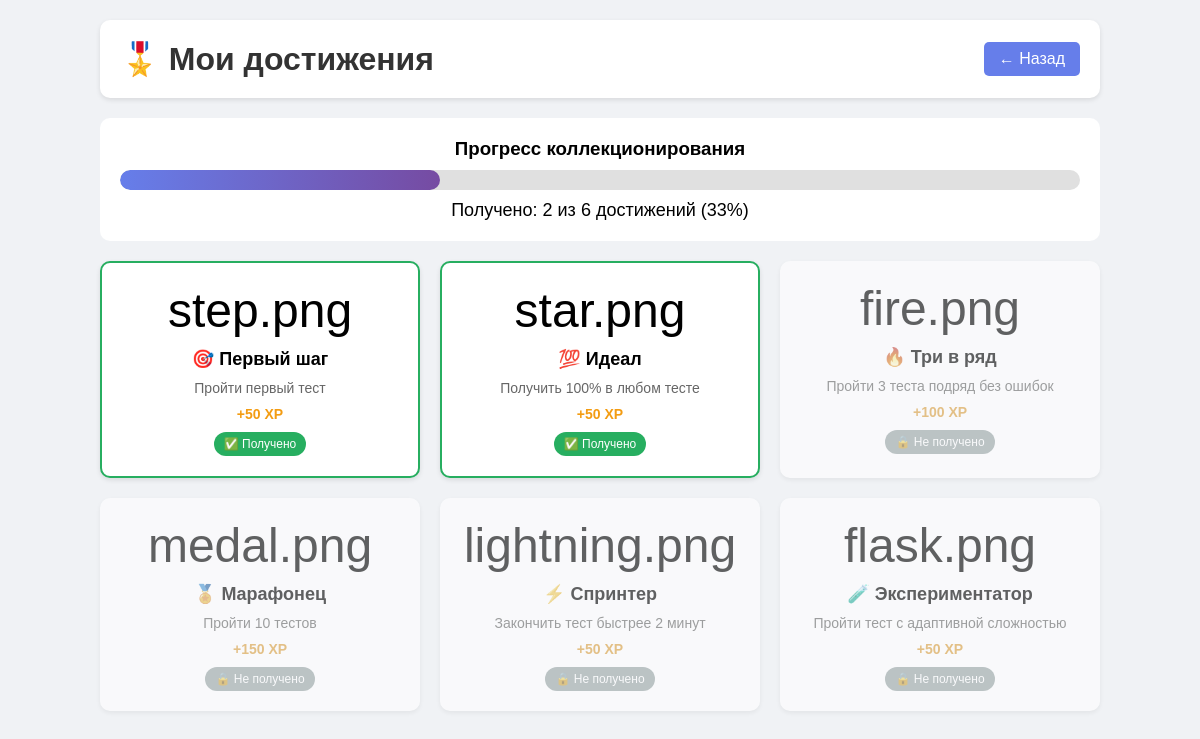
/testing_system/student/achievements.php (signed in), run on the app's committed database.
### tables this page shows
CREATE TABLE `achievements` (
  `id` int(11) NOT NULL,
  `name` varchar(100) NOT NULL,
  `description` varchar(255) NOT NULL,
  `icon` varchar(100) DEFAULT NULL,
  `xp_reward` int(11) DEFAULT '50'
);

### testing_system/student/achievements.php (the view, shortened to what this page needs)
<?php
require_once '../config/database.php';
$stmt = $pdo->prepare("
    SELECT a.*,
           (SELECT COUNT(*) FROM user_achievements ua WHERE ua.achievement_id = a.id AND ua.user_id = ?) as earned
    FROM achievements a
    ORDER BY a.id
");
$stmt->execute([$_SESSION['user_id']]);
$achievements = $stmt->fetchAll();
$stmt = $pdo->prepare("SELECT COUNT(*) as earned_count FROM user_achievements WHERE user_id = ?");
$stmt->execute([$_SESSION['user_id']]);
$earned_count = $stmt->fetch()['earned_count'];
$total_count = count($achievements);
$percentage = ($earned_count / $total_count) * 100;
?>
<!DOCTYPE html>
<html lang="ru">
<head>
</head>
<body>
    <div class="container">
        <div class="header">
            <h1>🎖️ Мои достижения</h1>
            <a href="index.php" class="back-btn">← Назад</a>
        </div>
        <div class="progress-section">
            <h3>Прогресс коллекционирования</h3>
            <div class="progress-bar">
                <div class="progress-fill" style="width: <?= $percentage ?>%;"></div>
            </div>
            <div class="stats">
                Получено: <?= $earned_count ?> из <?= $total_count ?> достижений (<?= round($percentage) ?>%)
            </div>
        </div>
        <div class="achievements-grid">
            <?php foreach ($achievements as $achievement): ?>
                <div class="achievement-card <?= $achievement['earned'] ? 'earned' : 'locked' ?>">
                    <div class="icon"><?= htmlspecialchars($achievement['icon']) ?></div>
                    <div class="achievement-name"><?= htmlspecialchars($achievement['name']) ?></div>
                    <div class="achievement-desc"><?= htmlspecialchars($achievement['description']) ?></div>
                    <div class="xp-reward">+<?= $achievement['xp_reward'] ?> XP</div>
                    <?php if ($achievement['earned']): ?>
                        <div class="earned-badge">✅ Получено</div>
                    <?php else: ?>
                        <div class="locked-badge">🔒 Не получено</div>
                    <?php endif; ?>
                </div>
            <?php endforeach; ?>
        </div>
    </div>
</body>
</html>

### testing_system/student/achievements.php (style rules this page uses)
* { margin: 0; padding: 0; box-sizing: border-box; }
body { font-family: Arial, sans-serif; background: #f0f2f5; padding: 20px; }
.container { max-width: 1000px; margin: 0 auto; }
.header { background: white; padding: 20px; border-radius: 10px; margin-bottom: 20px; display: flex; justify-content: space-between; align-items: center; box-shadow: 0 2px 5px rgba(0,0,0,0.1); }
h1 { color: #333; }
.back-btn { background: #667eea; color: white; padding: 8px 15px; text-decoration: none; border-radius: 5px; }
.progress-section { background: white; padding: 20px; border-radius: 10px; margin-bottom: 20px; text-align: center; }
.progress-bar { background: #e0e0e0; border-radius: 10px; height: 20px; margin: 10px 0; overflow: hidden; }
.progress-fill { background: linear-gradient(90deg, #667eea, #764ba2); border-radius: 10px; height: 20px; }
.stats { font-size: 18px; margin-top: 10px; }
.achievements-grid { display: grid; grid-template-columns: repeat(auto-fill, minmax(250px, 1fr)); gap: 20px; }
.achievement-card { background: white; border-radius: 10px; padding: 20px; text-align: center; box-shadow: 0 2px 5px rgba(0,0,0,0.1); transition: transform 0.2s; }
.earned { border: 2px solid #27ae60; }
.locked { opacity: 0.6; filter: grayscale(0.3); }
.icon { font-size: 48px; margin-bottom: 10px; }
.achievement-name { font-size: 18px; font-weight: bold; margin-bottom: 10px; }
.achievement-desc { font-size: 14px; color: #666; margin-bottom: 10px; }
.xp-reward { font-size: 14px; color: #f39c12; font-weight: bold; }
.earned-badge { display: inline-block; background: #27ae60; color: white; padding: 5px 10px; border-radius: 20px; font-size: 12px; margin-top: 10px; }
.locked-badge { display: inline-block; background: #95a5a6; color: white; padding: 5px 10px; border-radius: 20px; font-size: 12px; margin-top: 10px; }

### data on the page
achievements: icon "step.png", name "🎯 Первый шаг", description "Пройти первый тест", xp_reward "50", shows "✅ Получено"
achievements: icon "star.png", name "💯 Идеал", description "Получить 100% в любом тесте", xp_reward "50", shows "✅ Получено"
achievements: icon "fire.png", name "🔥 Три в ряд", description "Пройти 3 теста подряд без ошибок", xp_reward "100", shows "🔒 Не получено"
achievements: icon "medal.png", name "🏅 Марафонец", description "Пройти 10 тестов", xp_reward "150", shows "🔒 Не получено"
achievements: icon "lightning.png", name "⚡ Спринтер", description "Закончить тест быстрее 2 минут", xp_reward "50", shows "🔒 Не получено"
achievements: icon "flask.png", name "🧪 Экспериментатор", description "Пройти тест с адаптивной сложностью", xp_reward "50", shows "🔒 Не получено"

### other printed values
$earned_count "2"
$total_count "6"
$percentage "33"
